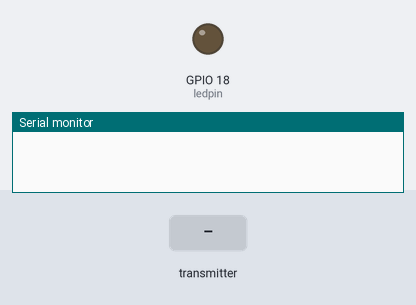
A sketch run on a simulated ESP32. Parts: output pins drawn as LEDs (lit = HIGH), the last lines printed to the serial monitor. The inputs (shaded band) are chosen by the test bench.

Above: at 1.2 s.
1.3 s: the transmitter starts sending b = 1024
At 2.3 s:
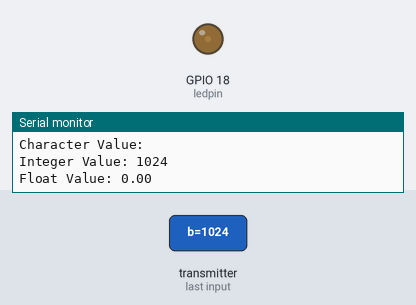
2.8 s: the transmitter starts sending b = 4095
At 3.4 s:
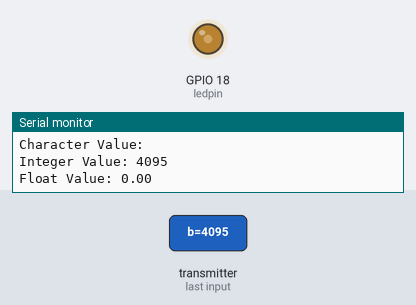
Timing chart, 0 to 5.8 s (numbered marks = the images above; inputs shaded):
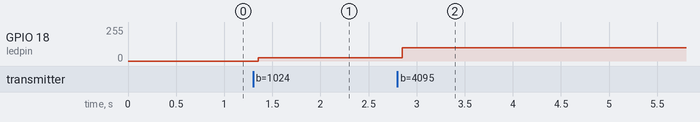

The sketch:

responder.ino
```cpp
// Include Libraries
#include <esp_now.h>
#include <WiFi.h>
#define ledpin 18
// Define a data structure
typedef struct struct_message {
  char a[32];
  int b;
  float c;
  //bool d;
} struct_message;

// Create a structured object
struct_message myData;


// Callback function executed when data is received
void OnDataRecv(const esp_now_recv_info *info, const uint8_t *incomingData, int len) {
  memcpy(&myData, incomingData, sizeof(myData));
  Serial.print("Data received: ");
  Serial.println(len);
  Serial.print("Character Value: ");
  Serial.println(myData.a);
  Serial.print("Integer Value: ");
  Serial.println(myData.b);
  Serial.print("Float Value: ");
  Serial.println(myData.c);
 // Serial.print("Boolean Value: ");
  //Serial.println(myData.d);
  Serial.println();
}

void setup() {
  // Set up Serial Monitor
  Serial.begin(115200);

  // Set ESP32 as a Wi-Fi Station
  WiFi.mode(WIFI_STA);
  pinMode( ledpin, OUTPUT);
  // Initilize ESP-NOW
  if (esp_now_init() != ESP_OK) {
    Serial.println("Error initializing ESP-NOW");
    return;
  }

  // Register callback function
  esp_now_register_recv_cb(OnDataRecv);
}

void loop() {
  int pwm = map(myData.b,0, 4095, 0, 100);
  analogWrite(ledpin, pwm);
}
```

Measured:
- after the input at 1.3 s, GPIO 18 (ledpin): 0/255 → 25/255 after 0.05 s
- after the input at 2.8 s, GPIO 18 (ledpin): 25/255 → 100/255 after 0.05 s
